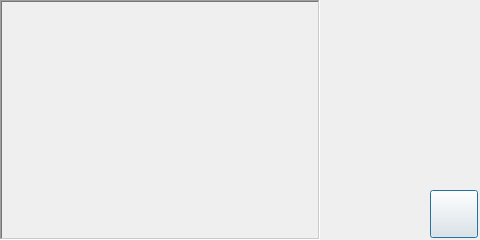
<?xml version="1.0" encoding="UTF-8"?>
<ui version="4.0">
 <class>mVideo</class>
 <widget class="QDialog" name="mVideo">
  <property name="geometry">
   <rect>
    <x>0</x>
    <y>0</y>
    <width>480</width>
    <height>240</height>
   </rect>
  </property>
  <property name="windowTitle">
   <string>Dialog</string>
  </property>
  <widget class="QPushButton" name="btn_return">
   <property name="geometry">
    <rect>
     <x>430</x>
     <y>190</y>
     <width>48</width>
     <height>48</height>
    </rect>
   </property>
   <property name="icon">
    <iconset resource="skin.qrc">
     <normaloff>:/res/return0.png</normaloff>:/res/return0.png</iconset>
   </property>
   <property name="iconSize">
    <size>
     <width>32</width>
     <height>32</height>
    </size>
   </property>
  </widget>
  <widget class="QLabel" name="video">
   <property name="geometry">
    <rect>
     <x>0</x>
     <y>0</y>
     <width>320</width>
     <height>240</height>
    </rect>
   </property>
   <property name="frameShape">
    <enum>QFrame::WinPanel</enum>
   </property>
   <property name="frameShadow">
    <enum>QFrame::Sunken</enum>
   </property>
  </widget>
 </widget>
 <resources>
  <include location="skin.qrc"/>
 </resources>
 <connections/>
</ui>
